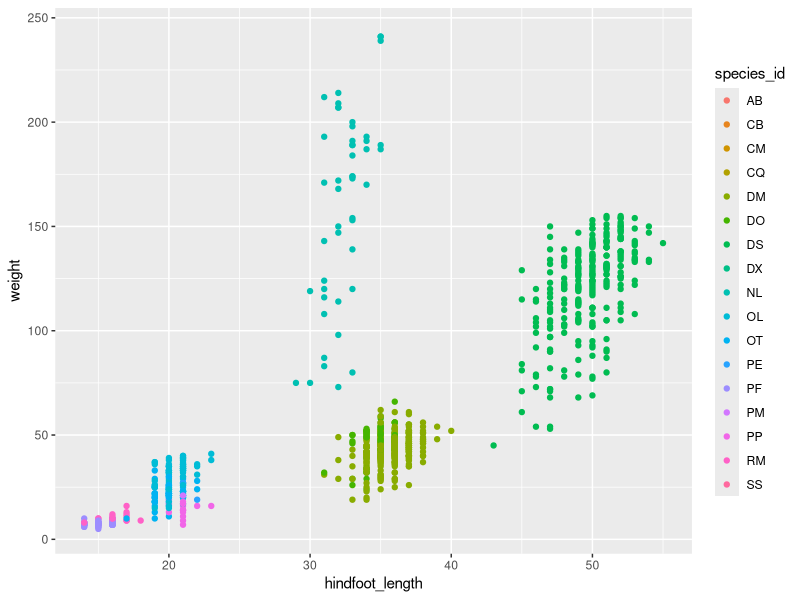
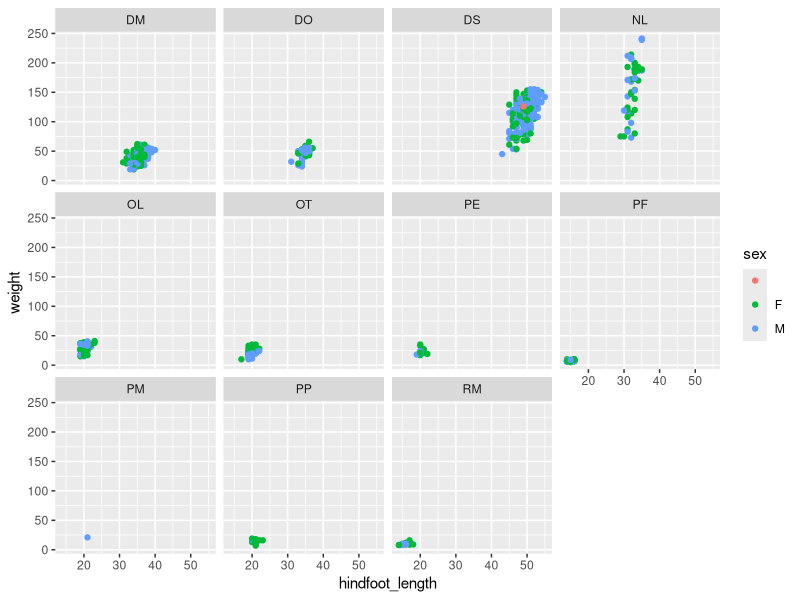
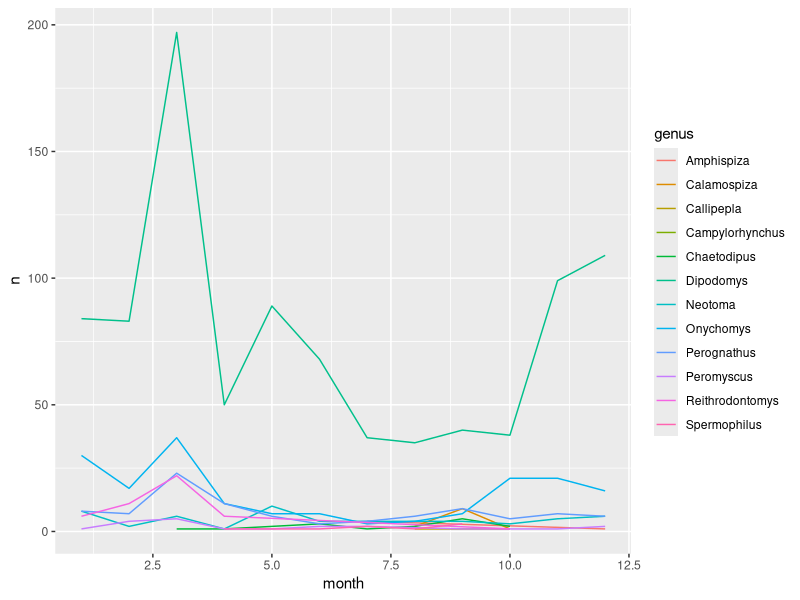

Generate these figures, in order, with R:
# Script to create important plots and tables for a single year

library(dplyr)
library(ggplot2)
library(knitr)


#  Read in the data
surveys <- read.csv('../clean_data/portal_data_joined.csv')

# Pick specific year and filter data to only that year
specific_year = 1980
year_surveys <- surveys %>% filter(year == specific_year)

# Taxon count table for the year
kable(year_surveys %>% count(taxa))

# weight v hindfoot length scatter for specific year
ggplot(year_surveys, aes(x=hindfoot_length, y=weight, color=species_id)) +
  geom_point()

# weight v hindfoot length, colored by sex, scatter for each species for specific year
# note this plot removes all the entries where weight or hindfoot_length are missing prior to plotting
year_surveys %>% filter(!is.na(weight), !is.na(hindfoot_length)) %>% 
ggplot(aes(x=hindfoot_length, y=weight, color=sex)) +
  geom_point() +
  facet_wrap(~species_id)

# monthly genus counts for specific year
year_surveys %>% count(genus, month) %>% 
ggplot(aes(x = month, y = n, color = genus)) + 
  geom_line()




